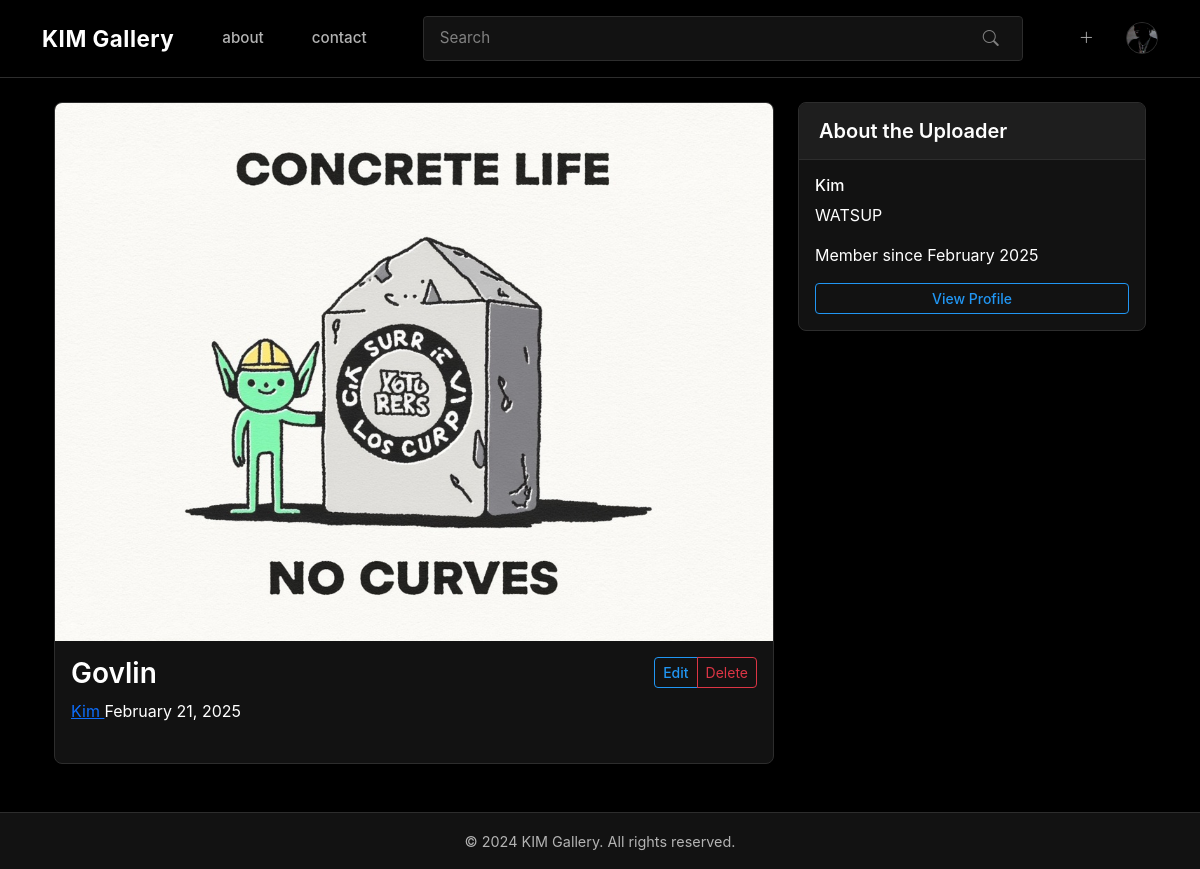
The app's page /image/9 (signed in) with its own data.
### kim_gallery/models.py (models this page shows, shortened)
class User(UserMixin, db.Model):
    id = db.Column(db.Integer, primary_key=True)
    username = db.Column(db.String(64), unique=True, nullable=False)
    email = db.Column(db.String(120), unique=True, nullable=False)
    password_hash = db.Column(db.String(128))
    about_me = db.Column(db.Text)
    profile_image = db.Column(db.String(255))
    join_date = db.Column(db.DateTime, default=datetime.utcnow)
    images = db.relationship('Image', backref='author', lazy='dynamic')

class Image(db.Model):
    id = db.Column(db.Integer, primary_key=True)
    title = db.Column(db.String(100), nullable=False)
    description = db.Column(db.Text)
    filename = db.Column(db.String(255), nullable=False)
    upload_date = db.Column(db.DateTime, default=datetime.utcnow)
    user_id = db.Column(db.Integer, db.ForeignKey('user.id'), nullable=False)
    tags = db.relationship('Tag', secondary='image_tags', backref=db.backref('images', lazy='dynamic'))

### kim_gallery/gallery/routes.py (the view)
@bp.route('/image/<int:id>')
def image(id):
    image = Image.query.get_or_404(id)
    return render_template('gallery/image.html', title=image.title, image=image)

### kim_gallery/models.py (called while the page is built)
@login_manager.user_loader
def load_user(id):
    return User.query.get(int(id))

### kim_gallery/templates/gallery/image.html (shortened to what this page needs)
{% extends "base.html" %}
{% block content %}
<div class="container">
    <div class="row">
        <div class="col-md-8">
            <div class="card">
                {% if image.filename.lower().endswith('.mp4') %}
                <div class="video-container position-relative">
                    <video id="video-player" class="card-img-top" preload="metadata"
                        style="max-height: 600px; width: 100%;">
                        <source src="{{ url_for('static', filename='uploads/' + image.filename) }}" type="video/mp4">
                        Your browser does not support the video tag.
                    </video>
                    <div
                        class="video-controls position-absolute bottom-0 start-0 end-0 p-2 bg-dark bg-opacity-75 text-white">
                        <div class="d-flex align-items-center">
                            <button id="play-pause" class="btn btn-link text-white me-2">
                                <i class="bi bi-play-fill"></i>
                            </button>
                            <div class="progress flex-grow-1 me-2" style="cursor: pointer;">
                                <div id="progress-bar" class="progress-bar" role="progressbar" style="width: 0%"></div>
                            </div>
                            <span id="time-display" class="small">0:00 / 0:00</span>
                            <button id="mute-unmute" class="btn btn-link text-white ms-2">
                                <i class="bi bi-volume-up"></i>
                            </button>
                            <button id="fullscreen" class="btn btn-link text-white ms-2">
                                <i class="bi bi-fullscreen"></i>
                            </button>
                        </div>
                        <div id="preview-container" class="position-absolute" style="display: none;">
                            <video id="preview-video" width="160" height="90"></video>
                            <div class="preview-time small text-center bg-dark bg-opacity-75 py-1"></div>
                        </div>
                    </div>
                </div>
                {% else %}
                <img src="{{ url_for('static', filename='uploads/' + image.filename) }}" class="card-img-top"
                    alt="{{ image.title }}" style="max-height: 600px; object-fit: contain;">
                {% endif %}
                <div class="card-body">
                    <div class="d-flex justify-content-between align-items-start mb-4">
                        <div>
                            <h1 class="card-title h3 mb-2">{{ image.title }}</h1>
                            <div class="upload-info">
                                <a href="{{ url_for('main.profile', username=image.author.username) }}"
                                    class="uploader-link">
                                    {{ image.author.username }}
                                </a>
                                <span class="upload-date">{{ image.upload_date.strftime('%B %d, %Y') }}</span>
                            </div>
                        </div>
                        {% if current_user == image.author %}
                        <div class="btn-group">
                            <a href="{{ url_for('gallery.edit_image', id=image.id) }}"
                                class="btn btn-outline-primary btn-sm">Edit</a>
                            <button type="button" class="btn btn-outline-danger btn-sm" data-bs-toggle="modal"
                                data-bs-target="#deleteModal">
                                Delete
                            </button>
                        </div>
                        {% endif %}
                    </div>
                </div>
            </div>
        </div>
        <div class="col-md-4">
            <div class="card uploader-card">
                <div class="card-header">
                    <h5 class="card-title">About the Uploader</h5>
                </div>
                <div class="card-body">
                    <div class="uploader-info">
                        <h6 class="uploader-name">{{ image.author.username }}</h6>
                        {% if image.author.about_me %}
                        <p class="uploader-bio">{{ image.author.about_me }}</p>
                        {% endif %}
                        <p class="member-since">
                            Member since {{ image.author.join_date.strftime('%B %Y') }}
                        </p>
                        <a href="{{ url_for('main.profile', username=image.author.username) }}"
                            class="btn btn-outline-primary btn-sm w-100">View Profile</a>
                    </div>
                </div>
            </div>
        </div>
    </div>
</div>
{% endblock %}

### kim_gallery/templates/base.html (shortened to what this page needs)
<!DOCTYPE html>
<html lang="en">
<head>
    <link href="https://cdn.jsdelivr.net/npm/bootstrap@5.3.0/dist/css/bootstrap.min.css" rel="stylesheet">
    <link rel="stylesheet" href="https://cdn.jsdelivr.net/npm/bootstrap-icons@1.7.2/font/bootstrap-icons.css">
</head>
<body>
    <nav class="navbar navbar-expand-lg">
        <div class="container">
            <div class="d-flex align-items-center w-100">
                <div class="d-flex align-items-center">
                    <a class="navbar-brand" href="{{ url_for('main.index') }}">
                        KIM Gallery
                    </a>
                    <a class="nav-link me-3" href="{{ url_for('main.about') }}">about</a>
                    <a class="nav-link" href="{{ url_for('main.contact') }}">contact</a>
                </div>
                <div class="flex-grow-1 mx-4">
                    <form class="search-container" action="{{ url_for('main.search') }}" method="get">
                        <input type="text" class="form-control search-input" name="q" placeholder="Search"
                            value="{{ request.args.get('q', '') }}">
                        <button type="submit" class="search-option-btn search-icon">
                            <i class="bi bi-search"></i>
                        </button>
                    </form>
                </div>
                <div class="d-flex align-items-center">
                    {% if current_user.is_authenticated %}
                    <a href="{{ url_for('gallery.upload') }}" class="nav-link me-3">
                        <i class="bi bi-plus-lg"></i>
                    </a>
                    <div class="dropdown">
                        <a class="user-avatar" href="#" id="userDropdown" role="button" data-bs-toggle="dropdown">
                            {% if current_user.profile_image %}
                            <img src="{{ url_for('static', filename='profile_pics/' + current_user.profile_image) }}"
                                alt="{{ current_user.username }}'s profile picture" class="user-avatar-img">
                            {% else %}
                            <i class="bi bi-person-fill"></i>
                            {% endif %}
                        </a>
                    </div>
                    {% else %}
                    <a href="{{ url_for('auth.login') }}" class="nav-link me-3">Login</a>
                    <a href="{{ url_for('auth.register') }}" class="nav-link">Register</a>
                    {% endif %}
                </div>
            </div>
        </div>
    </nav>
    <main class="container mt-4">
        {% block content %}{% endblock %}
    </main>
    <footer class="footer mt-5 py-3 bg-light">
        <div class="container text-center">
            <span class="text-muted">&copy; 2024 KIM Gallery. All rights reserved.</span>
        </div>
    </footer>
</body>
</html>

### kim_gallery/templates/base.html (style rules this page uses)
:root { --dark-bg: #000000; --dark-surface: #121212; --dark-surface-2: #1E1E1E; --dark-surface-3: #2D2D2D; --text-primary: #FFFFFF; --text-secondary: #B3B3B3; --text-muted: #808080; --accent-color: #2196F3; --accent-hover: #1976D2; --danger-color: #f44336; --success-color: #4CAF50; }
body { background-color: var(--dark-bg); color: var(--text-primary); font-family: -apple-system, BlinkMacSystemFont, "Segoe UI", Roboto, "Helvetica Neue", Arial, sans-serif; -webkit-font-smoothing: antialiased; -moz-osx-font-smoothing: grayscale; }
.navbar { background-color: var(--dark-bg) !important; padding: 1rem 0; border-bottom: 1px solid var(--dark-surface-3); box-shadow: 0 2px 4px rgba(0, 0, 0, 0.1); }
.navbar-brand { display: flex; align-items: center; padding: 0; margin-right: 2rem; font-size: 1.4rem; font-weight: 700; letter-spacing: 0.5px; color: var(--text-primary) !important; text-decoration: none; }
.search-container { position: relative; max-width: 600px; width: 100%; margin: 0 auto; }
.search-input { background-color: var(--dark-surface); border: 1px solid var(--dark-surface-3); border-radius: 50px; padding: 0.75rem 3rem 0.75rem 1.5rem; color: var(--text-primary); width: 100%; font-size: 0.95rem; }
.search-input::placeholder { color: var(--text-muted); font-weight: 400; }
.search-icon { position: absolute; right: 1.5rem; top: 50%; transform: translateY(-50%); color: var(--text-muted); }
.nav-link { color: var(--text-secondary) !important; font-weight: 500; font-size: 0.95rem; transition: all 0.2s ease; padding: 0.5rem 1rem; border-radius: 4px; }
.user-avatar { width: 32px; height: 32px; border-radius: 50%; background-color: var(--dark-surface-2); display: flex; align-items: center; justify-content: center; color: var(--text-secondary); text-decoration: none; transition: all 0.2s ease; border: 1px solid var(--dark-surface-3); }
.search-option-btn { color: var(--text-muted); background: none; border: none; padding: 0; cursor: pointer; transition: color 0.3s; }
.card { background-color: var(--dark-surface); border: 1px solid var(--dark-surface-3); border-radius: 8px; overflow: hidden; box-shadow: 0 2px 4px rgba(0, 0, 0, 0.1); }
.card-header { background-color: var(--dark-surface-2); border-bottom: 1px solid var(--dark-surface-3); padding: 1rem 1.25rem; }
.card-title { color: var(--text-primary); font-weight: 600; margin-bottom: 0; }
.card-body { color: var(--text-primary); }
.form-control { background-color: var(--dark-surface); border: 1px solid var(--dark-surface-3); color: var(--text-primary); border-radius: 4px; padding: 0.625rem 1rem; font-size: 0.95rem; }
.form-control::placeholder { color: var(--text-muted); }
.btn-outline-primary { border-color: var(--accent-color); color: var(--accent-color); font-weight: 500; }
.footer { background-color: var(--dark-surface) !important; border-top: 1px solid var(--dark-surface-3); padding: 2rem 0; margin-top: 4rem; }
.footer .text-muted { color: var(--text-secondary) !important; font-size: 0.9rem; }
.user-avatar-img { width: 100%; height: 100%; object-fit: cover; border-radius: 50%; }

### records on screen
User: profile_image (picture), author.username "Kim", author.about_me "WATSUP", author.join_date "February 2025"
Image: filename (picture), title "Govlin", upload_date "February 21, 2025"
